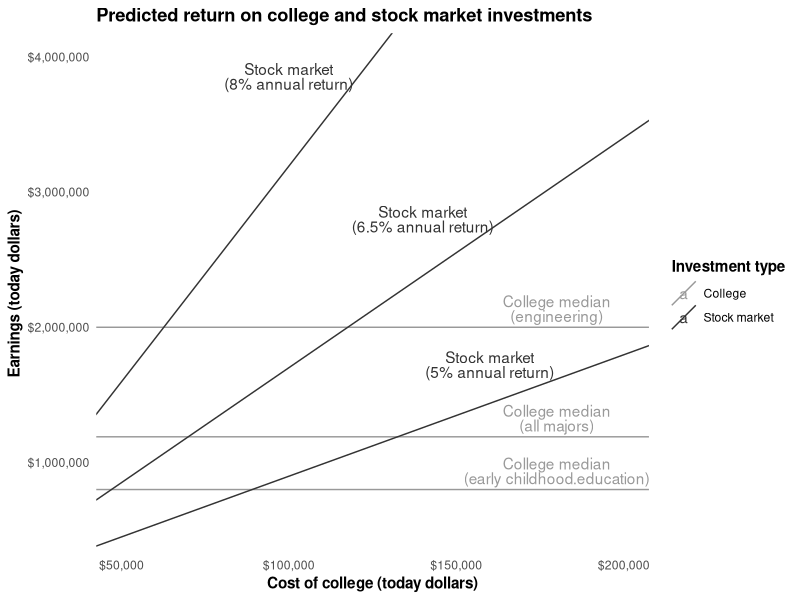
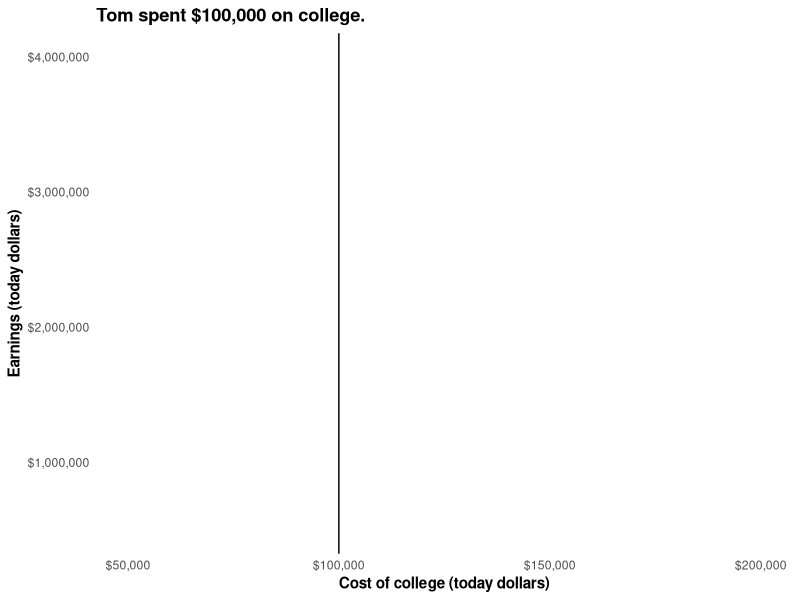
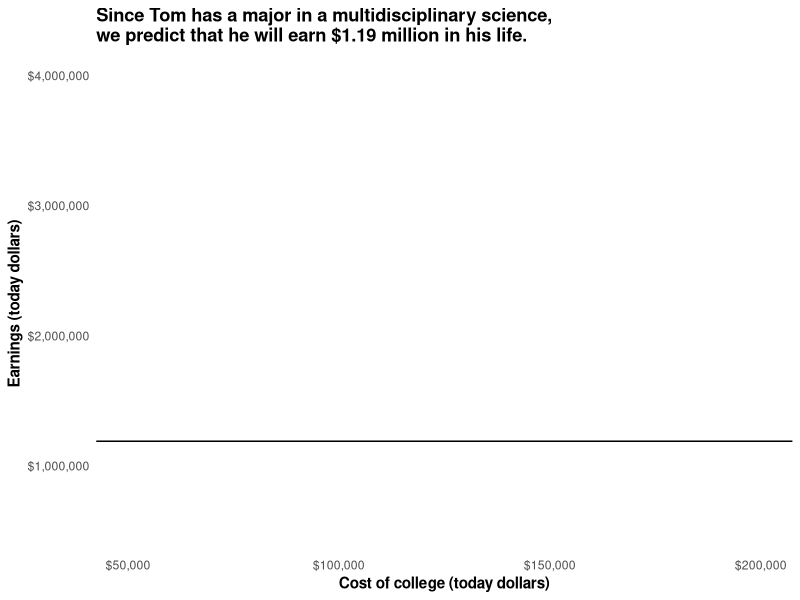
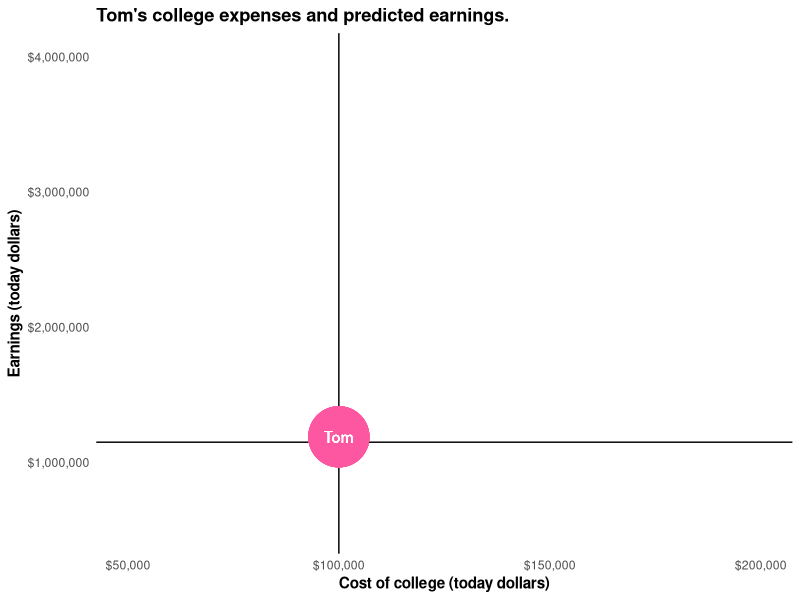
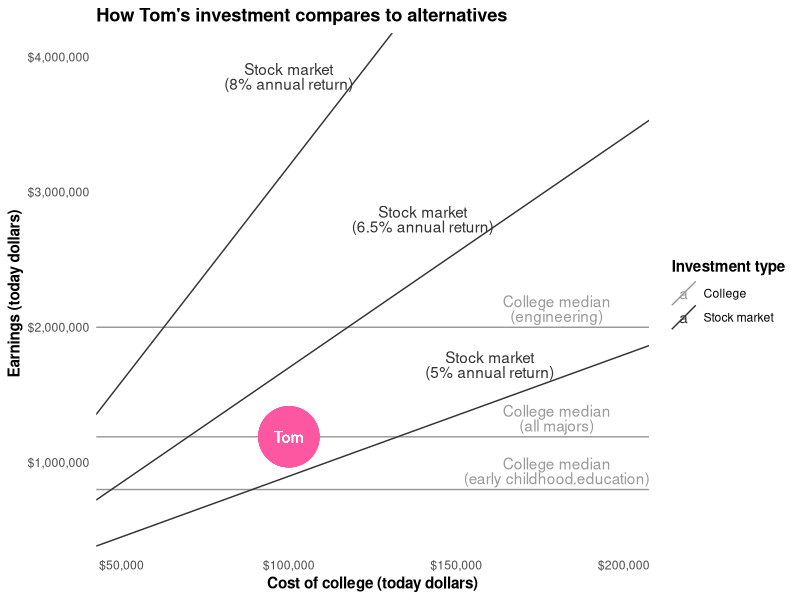

R code for these plots, in order:
library(ggplot2)
library(reshape2)
library(scales)

# tuition <- c(europe = 5e4,
#              us.public = 8e4,
#              us.private = 2e5)
years.invested <- 65 - 20 # the nominal working life
stock.market.return <- 1.068 # from Greenstone & Looney, 2011

lifetime.earnings <- c(
  engineering = 2e6,
  all.majors = 1.19e6,
  early.childhood.education = 8e5
)

college <- data.frame(
  investment = 'College',
  label.x = 1.8e5,
  earnings.intercept = unname(lifetime.earnings),
  earnings.slope = 0,
  full.investment = paste0('College median\n(',
                           sub('\\.', ' ', names(lifetime.earnings)), ')')
)

not.college <- data.frame(
  investment = 'Stock market',
  stock.market.return = c(1.050, 1.065, 1.080),
  label.x = c(1.6e5, 1.4e5, 1e5),
  earnings.intercept = 0
)
not.college$earnings.slope <- not.college$stock.market.return ^ years.invested
not.college$full.investment <- paste0(
  'Stock market\n(',
  round(100 * (not.college$stock.market.return - 1), 1),
  '% annual return)')
not.college$stock.market.return <- NULL

alternatives <- rbind(college, not.college)
p.base <- ggplot(alternatives) +
  scale_color_manual(values = c('grey60', 'grey20'),
                     name = 'Investment type') +
  theme_minimal() +
  theme(title = element_text(face = 'bold'),
        panel.grid.minor = element_blank(),
        panel.grid.major = element_blank()) +
  scale_x_continuous('Cost of college (today dollars)',
                     limits = c(5e4, 2e5), labels = dollar) +
  scale_y_continuous('Earnings (today dollars)',
                     limits = c(5e5, 4e6), labels = dollar)

p.predictions <- p.base +
  geom_abline(aes(intercept = earnings.intercept,
                  slope = earnings.slope,
                  color = investment,
                  group = full.investment)) +
  geom_text(aes(x = label.x,
                y = earnings.intercept + earnings.slope * label.x,
                color = investment,
                vjust = -.2 - (earnings.slope / 12),
                lineheight = .8,
                label = full.investment)) +
  ggtitle('Predicted return on college and stock market investments')

p.tom.expenses <- p.base + geom_vline(xintercept = 1e5) +
  ggtitle("Tom spent $100,000 on college.")

p.tom.predictions <- p.base + geom_hline(yintercept = 1.19e6) +
  ggtitle('Since Tom has a major in a multidisciplinary science,\nwe predict that he will earn $1.19 million in his life.')

p.tom.both <- p.base +
                geom_vline(xintercept = 1e5) +
                geom_hline(yintercept = 1.15e6) +
                aes(x = 1e5, y = 1.19e6) +
                geom_point(color = '#fe57a1', size = 20) +
                geom_text(color = 'white', label = 'Tom') +
                ggtitle("Tom's college expenses and predicted earnings.")

p.tom.comparison <- p.predictions +
  aes(x = 1e5, y = 1.19e6) +
  geom_point(color = '#fe57a1', size = 20) +
  geom_text(color = 'white', label = 'Tom') +
  ggtitle("How Tom's investment compares to alternatives")

ppplot <- function(plot, filename) ggsave(filename = filename,
                                          plot = plot,
                                          width = 8, height = 6,
                                          units = 'in', dpi = 200)
ppplot(p.predictions, 'general-predictions.png')
ppplot(p.tom.expenses, 'tom-expenses.png')
ppplot(p.tom.predictions, 'tom-predictions.png')
ppplot(p.tom.both, 'tom-both.png')
ppplot(p.tom.comparison, 'tom-comparison.png')
